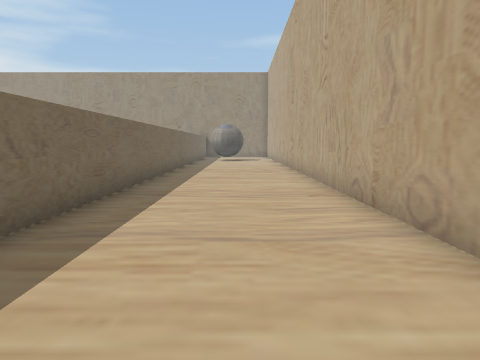
View 1 (above)

24 first-person views from a walk through a scene from a Unity 3-D project. The camera is 1.55 m above the floor, tilts 6° down and sees 70° across. The floor is counted in squares, 1.55 m on a side. Each view is taken from the middle of a square. On the plan, view 1 faces up. The plan holds only what a view shows up to about 12 squares ahead; the rest is blank. The place goes on beyond the plan. The player character is not drawn. Door leaves are left out, so doorways stand open. Some surface patterns are stand-ins.

View 2
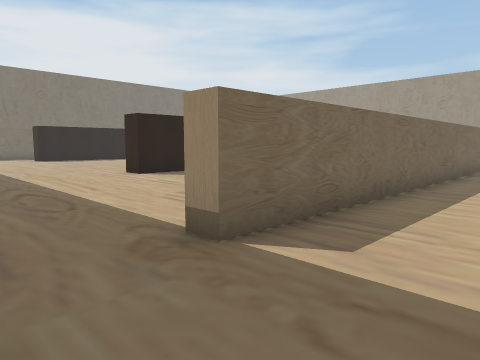

View 3
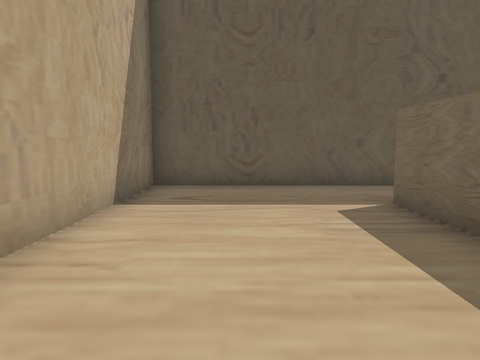

View 4
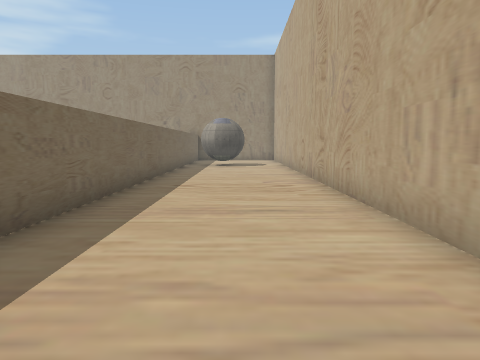

View 5
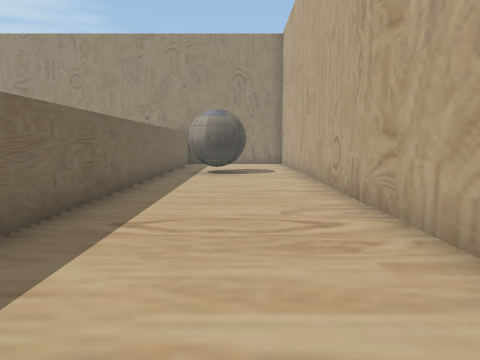

View 6
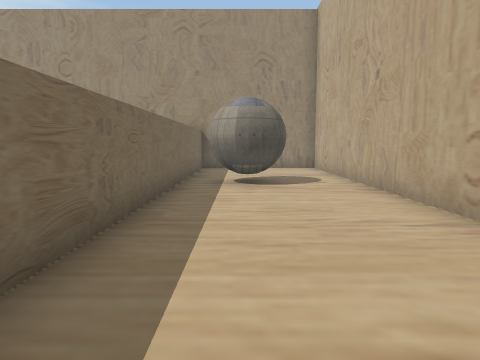

View 7
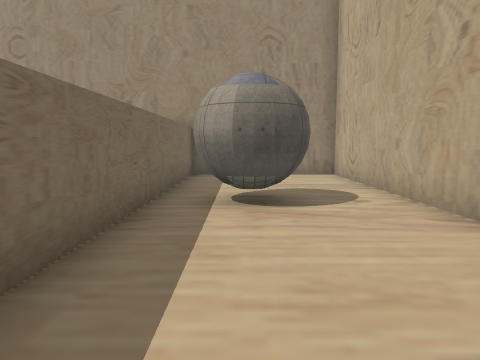

View 8
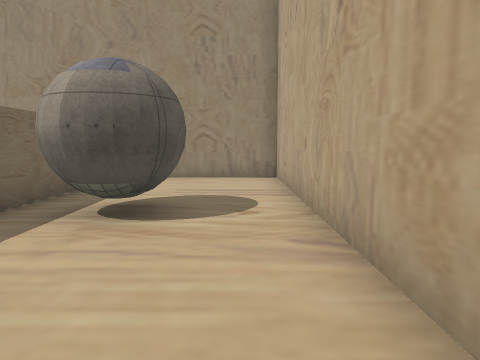

View 9
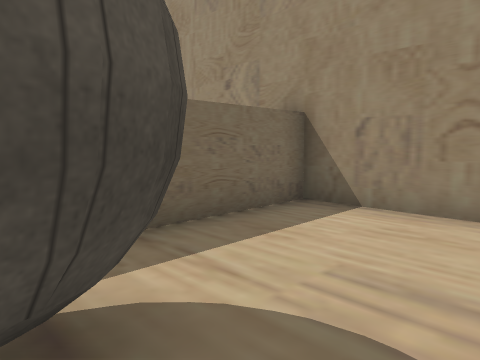

View 10
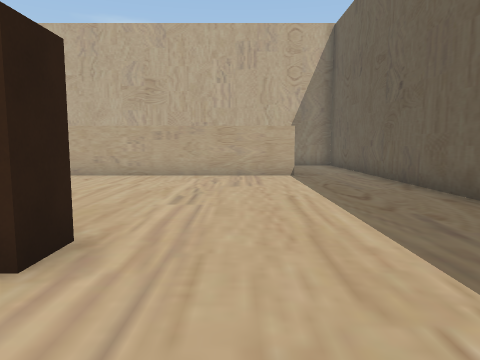

View 11
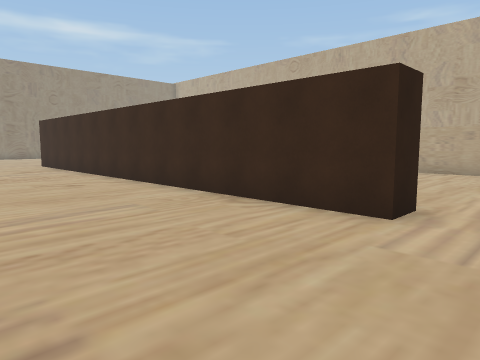

View 12
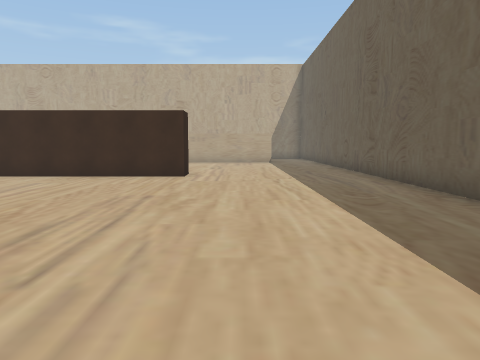

View 13
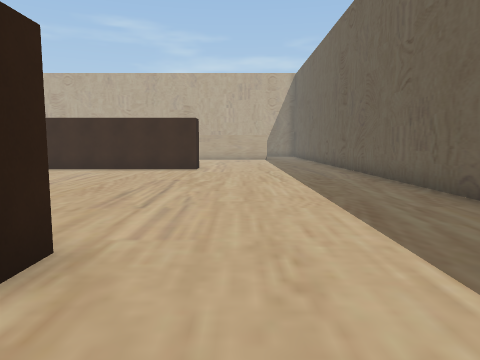

View 14
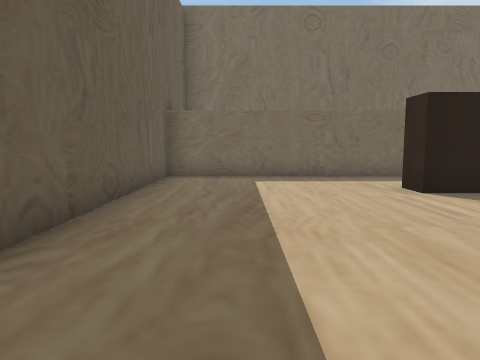

View 15
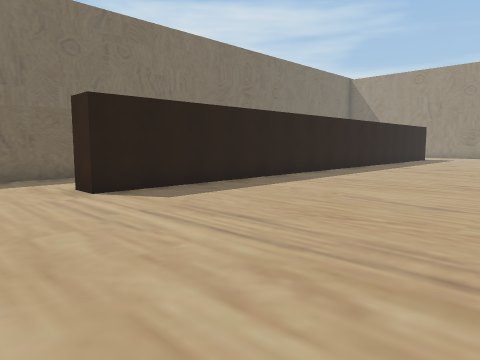

View 16
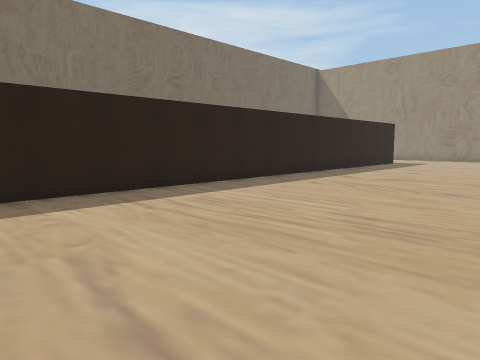

View 17
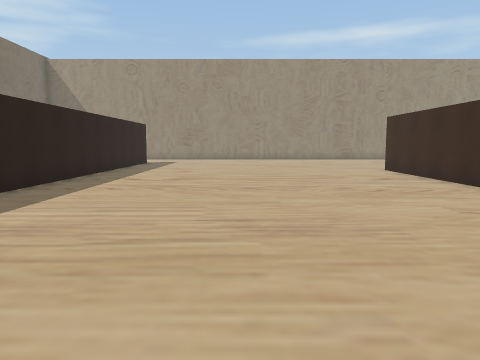

View 18
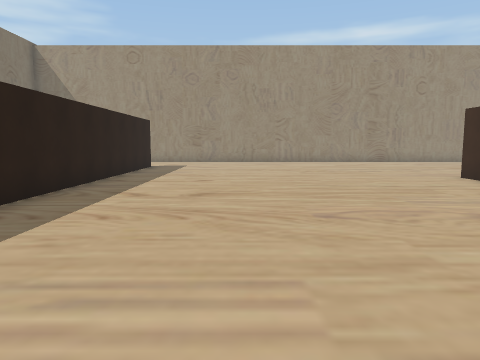

View 19
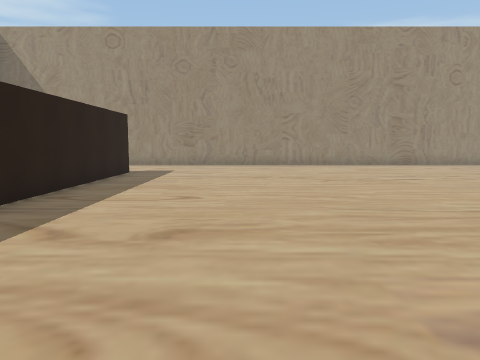

View 20
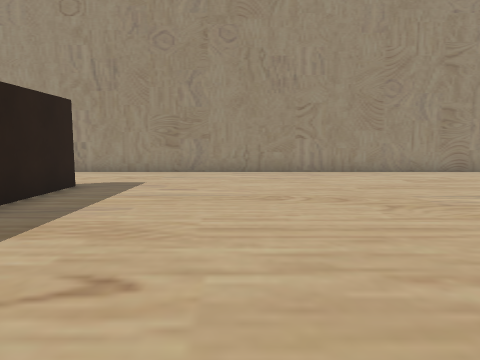

View 21
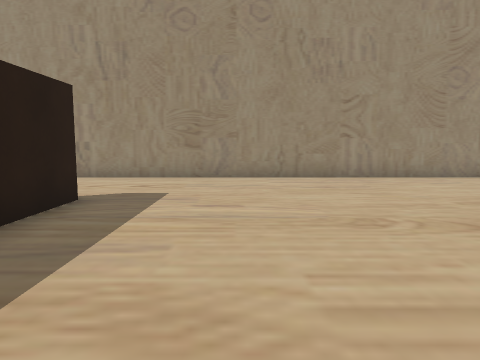

View 22
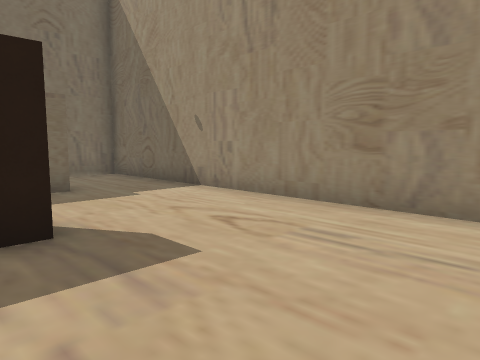

View 23
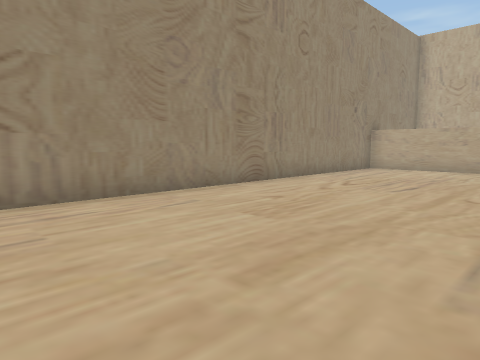

View 24
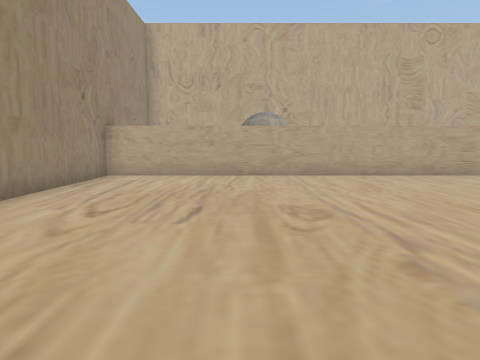

### Floor plan
Ten units are one square. View 1 is at (0, 0); x grows to the right and y downward. Boxes are objects, and circles mark ways between rooms. Rooms are numbered by the first view taken in them; rooms with no view inside come last. Other rooms are left out.
<svg viewBox="-266 -267 292 314">
<path fill="none" stroke="#000" d="M21 -29 21 -205M-13 -201 -16 -205M-31 42 21 42 21 -11M-26 -205 -26 17M2 -208 0 -204M2 -211 2 -208M21 -205 21 -262 -26 -262 -26 -205M-105 -26 -105 -17 -114 -17 -114 -172M-32 -144 -32 -262 -261 -262M-219 -221 -219 -17 -229 -17M-256 -31 -256 42 -100 42M-80 42 -31 42M-32 17 -32 -54M-256 -236 -256 -231"/>
<circle cx="-20" cy="-215" r="3" fill="#2a7"/>
<circle cx="10" cy="-210" r="3" fill="#2a7"/>
<circle cx="-30" cy="30" r="3" fill="#2a7"/>
<text x="-10" y="-80">1</text>
<text x="0" y="-240">2</text>
<text x="-140" y="-110">3</text>
</svg>
Room 1 opens to room 2. Room 1 opens to room 3.

Where each view was taken, in squares from view 1:
view 1: 0 up, 0 right, facing up
view 2: 4 down, 0 right, facing up-left
view 3: 4 up, 0 right, facing down
view 4: 5 up, 0 right, facing up
view 5: 9 up, 0 right, facing up
view 6: 12 up, 1 left, facing up
view 7: 15 up, 1 left, facing up
view 8: 16 up, 1 right, facing up
view 9: 21 up, 1 right, facing up-left
view 10: 0 up, 14 left, facing right
view 11: 0 up, 16 left, facing up-right
view 12: 0 up, 22 left, facing right
view 13: 0 up, 25 left, facing right
view 14: 2 down, 15 left, facing left
view 15: 1 down, 15 left, facing up-left
view 16: 4 up, 15 left, facing up-left
view 17: 4 up, 17 left, facing up
view 18: 7 up, 18 left, facing up
view 19: 10 up, 18 left, facing up
view 20: 14 up, 18 left, facing up
view 21: 16 up, 19 left, facing up
view 22: 21 up, 18 left, facing up-left
view 23: 20 up, 17 left, facing up-right
view 24: 22 up, 14 left, facing right
